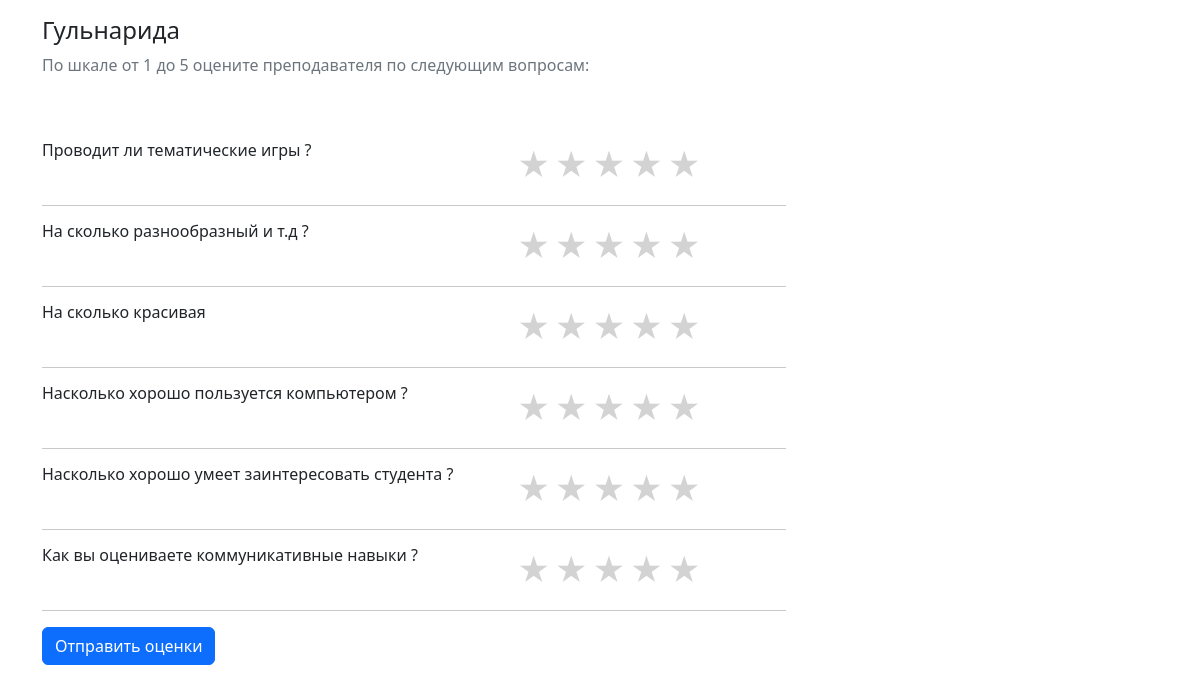
Page /questionnaire/?prepod=1 on the committed database.
### main/models.py (models this page shows, shortened)
class Prepod(models.Model):
    name = models.CharField(max_length=100)
    photo = models.ImageField(upload_to='prepod_photos/', null=True, blank=True)

class Questions(models.Model):
    title = models.CharField(max_length=150)

### main/views.py (the view)
# urls.py: path('questionnaire/', questionnaire, name='questionnaire'),
def questionnaire(request):
    questions = Questions.objects.all()
    prepod_id = request.GET.get('prepod')
    prepod = Prepod.objects.get(pk=prepod_id)
    context = {'prepod': prepod, 'questions': questions}
    return render(request, 'questionnaire.html', context)

### templates/questionnaire.html (shortened to what this page needs)
{% extends 'base.html' %}
{% block main %}
<h4>{{ prepod.name }}</h4>
<p class="text-secondary">По шкале от 1 до 5 оцените преподавателя по следующим вопросам:</p>
<br><br>
<form method="POST" action="{% url 'submit_ratings' %}">
    {% for question in questions %}
    <section class="row">
        <h6 class="col-5">{{ question.title }}</h6>
        <div class="col-6">
            <div class="star-rating" data-rating-id="{{ question.id }}">
                <span class="star" data-value="1">&#9733;</span>
                <span class="star" data-value="2">&#9733;</span>
                <span class="star" data-value="3">&#9733;</span>
                <span class="star" data-value="4">&#9733;</span>
                <span class="star" data-value="5">&#9733;</span>
            </div>
        </div>
    </section>
    <div class="col-8">
        <hr>
    </div>
    {% endfor %}
    <button type="submit" class="btn btn-primary">Отправить оценки</button>
</form>
{% endblock %}

### templates/base.html (style rules this page uses)
.star { font-size: 2rem; color: lightgray; cursor: pointer; transition: color 0.2s ease; }

### rows in the picture
Prepod: name "Гульнарида"
Questions: title "Проводит ли тематические игры ?"
Questions: title "На сколько разнообразный и т.д ?"
Questions: title "На сколько красивая"
Questions: title "Насколько хорошо пользуется компьютером ?"
Questions: title "Насколько хорошо умеет заинтересовать студента ?"
Questions: title "Как вы оцениваете коммуникативные навыки ?"
